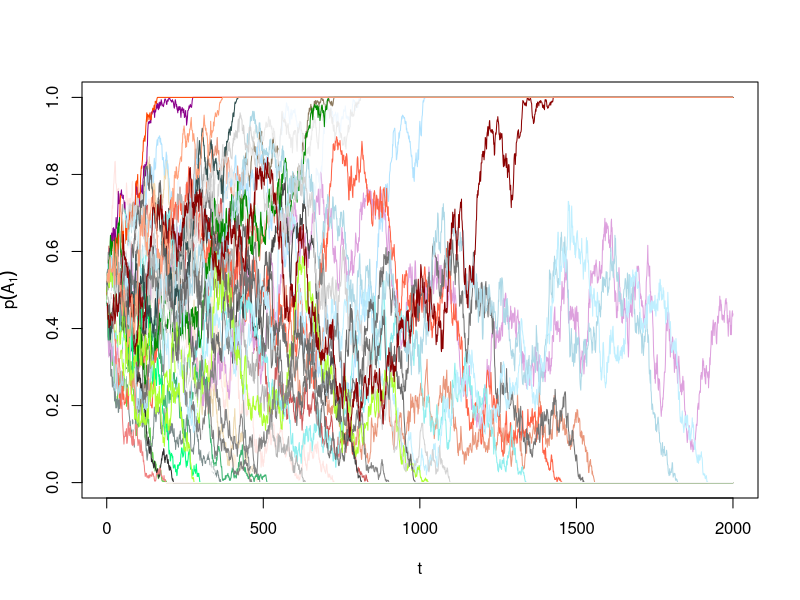
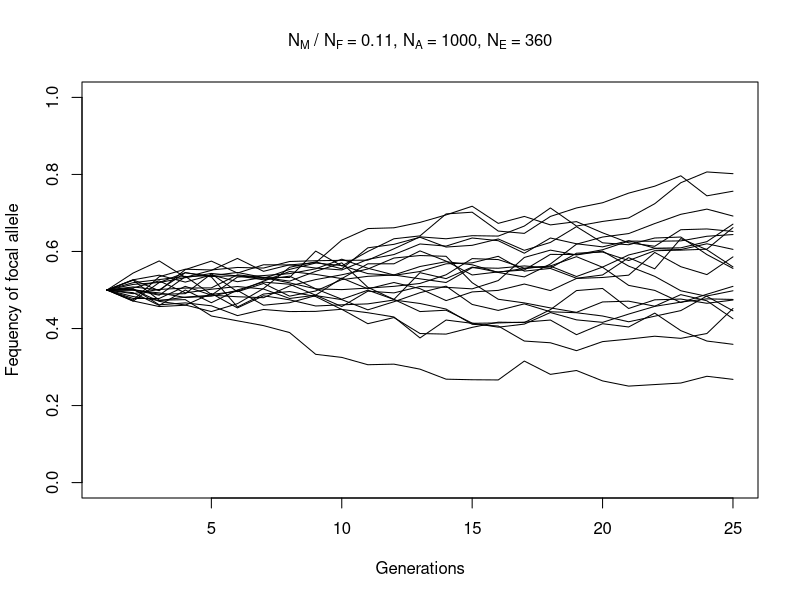
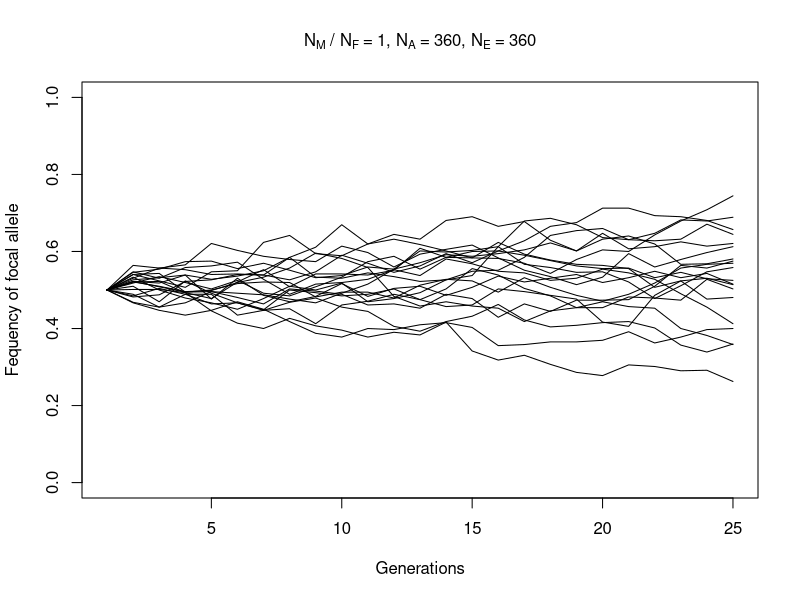

These charts were generated, in order, by the following R code:
# (1) Approximately how many hours ahead of Sunbury was the peak flow in Lewisburg during the 2011 flood? (2 pt)
  
##Sunbury flooded September 9th at 1:45pm and Lewisburg flooded September 8 at 6:00pm. 17.25 hours after Lewisburg flooded Sunbury flooded.  

# (2) Give one reason why information on the time between peak flow events up- and downstream could be valuable information? (4 pts)

## This could be valuable info to let people down stream know if they should evacuate in the case of a flood event.

# Package scavenger hunt! (12 pts each)

## (3) Using Google and ONLY packages from GitHub or CRAN:
  
  # Find a package that contains at least one function specifically designed to measure genetic drift.


    # Copy-paste into your script - and run - an example from the reference manual for a function within this package related to a measure of genetic drift. 

Drift_graph = function(t,R){
  N<-250
  p<-0.5
  freq<-as.numeric();
  for( i in 1:t ){
    A1=rbinom(1,2*N,p)
    p=A1/(N*2);
    freq[length(freq)+1]<-p;
  }
  plot(freq,type="l",ylim=c(0,1),col=3,xlab="t",ylab=expression(p(A[1])))
  for(u in 1:R){
    freq1<-as.numeric();
    p<-0.5
    for( j in 1:t ){
      A1=rbinom(1,2*N,p)
      p=A1/(N*2);
      freq1[length(freq1)+1]<-p;
    }
    random<-sample(1:1000,1,replace=F)
    randomcolor<-colors()[random] 
    lines(freq1,type="l",col=(randomcolor))
  }
}

Drift_graph(2000,50)

# Pop   = Replicate populations
# Gen   = Generations
# NM    = Male population size
# NF    = Female population size
# P     = Frequency of focal allele

GenDriftSim = function(Pop = Pop, Gen = Gen, NM, NF, P, graph = "y", histo = "y"){
  P = (2*(NM+NF))*P
  NE = round((4*NM*NF)/(NM+NF),0)
  SR = round(NM/NF,2)
  Na = NM+NF
  if(graph=="y"){
    plot(c(0,0),type = "n", main = bquote('N'[M]~'/ N'[F]~'='~.(SR)*', N'[A]~'='~.(Na)*', N'[E]~'='~.(NE)), cex.main = 1, 
         xlim = c(1,Gen), ylim=c(0,1), xlab = "Generations", ylab = "Fequency of focal allele")
  }else{}
  for (i in 1:Pop){
    N = NM+NF
    startA = as.vector(c(rep(1, times = P),rep(0, times = (2*N)-P)))
    Population = matrix(c(
      c(sample(startA, size = 2*N, replace = FALSE)),
      c(rep("M", times = NM), rep("F", times = NF))),
      ncol = 3)
    SimResults[(Gen*i)+1-Gen, 3] <<- sum(as.numeric(Population[,1:2]))/(N*2)
    for(j in 1:(Gen-1)){
      
      Population = matrix(c(
        c(sample(sample(Population[(1:NM),1:2], replace = TRUE),N, replace = TRUE)),
        c(sample(sample(Population[(1+NM):N,1:2], replace = TRUE),N, replace = TRUE)),
        c(rep("M", times = NM), rep("F", times = NF))), ncol = 3)
      SimResults[(Gen*i)+1+j-Gen, 3] <<- sum(as.numeric(Population[,1:2]))/(N*2)
    }
    s = (i*Gen)-Gen+1; e = i*Gen
    r = as.vector(SimResults[s:e, 3])
    if(graph=="y"){
      points(r~c(1:Gen), type = "l")
    }else{}
  }
  if(histo == "y"){SimResults[,1] = rep(1:Pop, each = Gen)
  SimResults[,2] = rep(1:Gen, times = Pop)
  hist(SimResults[,3][SimResults[,2]==Gen], breaks = 100, cex.lab = 0.7, cex.axis = 0.7, xlim = c(0,1), cex.main = 1, main = bquote('N'[M]~'/ N'[F]~'='~.(SR)*', N'[A]~'='~.(Na)*', N'[E]~'='~.(NE)), xlab = paste0("Frequency of focal allele after ",Gen," Generations"))
  }else{}
}

Pop = 20
Gen = 25
P = 0.5

SimResults = matrix(data = NA, ncol = 3, nrow = Gen*Pop)
GenDriftSim(Pop = Pop, Gen = Gen, NM = 100, NF = 900, P = P, graph = "y",  histo = "n")
GenDriftSim(Pop = Pop, Gen = Gen, NM = 180, NF = 180, P = P, graph = "y",  histo = "n")
?dev.off


        # Depending on the function, either upload a plot of the result or use print() and copy/paste the console output into your script.
##This is from the second line if code that I ran from the GenDriftSim. I adjusted the population size
 # After running the function example, manipulate a parameter within the function to create a new result. 

GenDriftSim = function(Pop = Pop, Gen = Gen, NM, NF, P, graph = "y", histo = "y"){
  P = (2*(NM+NF))*P
  NE = round((4*NM*NF)/(NM+NF),0)
  SR = round(NM/NF,2)
  Na = NM+NF
  if(graph=="y"){
    plot(c(0,0),type = "n", main = bquote('N'[M]~'/ N'[F]~'='~.(SR)*', N'[A]~'='~.(Na)*', N'[E]~'='~.(NE)), cex.main = 1, 
         xlim = c(1,Gen), ylim=c(0,1), xlab = "Generations", ylab = "Fequency of focal allele")
  }else{}
  for (i in 1:Pop){
    N = NM+NF
    startA = as.vector(c(rep(1, times = P),rep(0, times = (2*N)-P)))
    Population = matrix(c(
      c(sample(startA, size = 2*N, replace = FALSE)),
      c(rep("M", times = NM), rep("F", times = NF))),
      ncol = 3)
    SimResults[(Gen*i)+1-Gen, 3] <<- sum(as.numeric(Population[,1:2]))/(N*2)
    for(j in 1:(Gen-1)){
      
      Population = matrix(c(
        c(sample(sample(Population[(1:NM),1:2], replace = TRUE),N, replace = TRUE)),
        c(sample(sample(Population[(1+NM):N,1:2], replace = TRUE),N, replace = TRUE)),
        c(rep("M", times = NM), rep("F", times = NF))), ncol = 3)
      SimResults[(Gen*i)+1+j-Gen, 3] <<- sum(as.numeric(Population[,1:2]))/(N*2)
    }
    s = (i*Gen)-Gen+1; e = i*Gen
    r = as.vector(SimResults[s:e, 3])
    if(graph=="y"){
      points(r~c(1:Gen), type = "l")
    }else{}
  }
  if(histo == "y"){SimResults[,1] = rep(1:Pop, each = Gen)
  SimResults[,2] = rep(1:Gen, times = Pop)
  hist(SimResults[,3][SimResults[,2]==Gen], breaks = 100, cex.lab = 0.7, cex.axis = 0.7, xlim = c(0,1), cex.main = 1, main = bquote('N'[M]~'/ N'[F]~'='~.(SR)*', N'[A]~'='~.(Na)*', N'[E]~'='~.(NE)), xlab = paste0("Frequency of focal allele after ",Gen," Generations"))
  }else{}
}

Pop = 20
Gen = 25
P = 0.5
        
# Common options might be allele frequency, population size, fitness level, etc. 
        # Add the results of this manipulation to your script (if in the console) or upload the new plot.
       
          # By manipulating these parameters you can see how it impacts the results.
          # This type of manipulation is one example of how theoretical ecology and modelling are used to predict patterns in nature.



## (4) Using Google and ONLY packages from GitHub or CRAN:
    # Find a package that will generate standard diversity metrics for community ecology, specifically Simpson's Diversity Index.
    # Copy-paste into your script - and run - an example from the reference manual for a function to calculate Simpson's diversity. 
        # Depending on the example usage of the function, either upload a plot of the result or use print() and copy/paste the console output into your script.
    # After running the function example, modify your script to generate another diversity metric that is NOT part of the example. 
        # If there are multiple diversity metrics in the example script, none of these will count as the modified script.
        # Hint: If the function can "only" calculate Simpson's diversity, the inverse of Simpson's diversity is another common metric. 
        # Add the results of this manipulation to your script (if in the console) or upload the new plot.
        
          # Diversity metrics are frequently used in community ecology for reasons ranging from a quick comparison between sites to understanding community stability.
          # Their calculation can be very tedious by hand - and very fast with a package designed for the operation.



